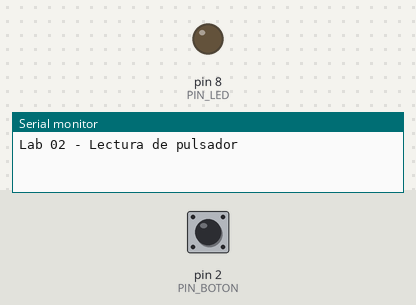
Simulated run of this sketch. Board: Arduino Uno, built with avr-gcc and run on an emulated ATmega328P. On the bench: output pins drawn as LEDs (lit = HIGH), the last lines printed to the serial monitor. Inputs (shaded band) come from the test bench; at power-on: pin 2 (PIN_BOTON) LOW.

Above: at 1.2 s.
1.3 s: pin 2 (PIN_BOTON) pulled HIGH for 0.15 s
At 1.37 s:
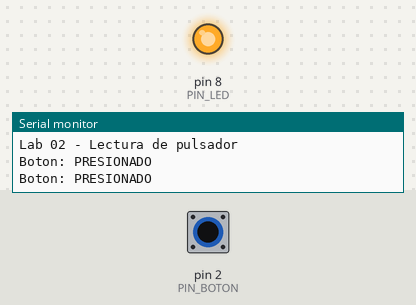
2.9 s: pin 2 (PIN_BOTON) pulled HIGH for 3.2 s
At 7.3 s:
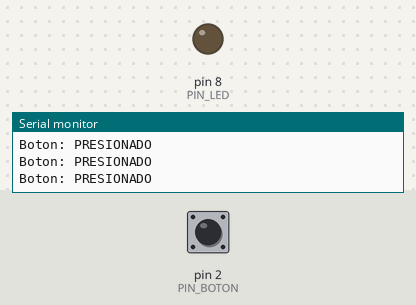
Timing chart, 0 to 8.8 s (numbered marks = the images above; inputs shaded):
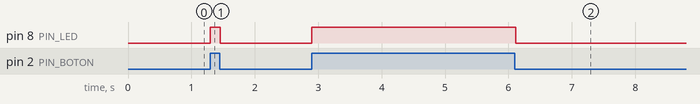

The sketch:

practica_2_pull_up_y_pull_down_1.ino
```cpp
const int PIN_BOTON = 2;    // Entrada digital
const int PIN_LED   = 8;    // Salida digital

void setup() {
    // Entrada normal (requiere R pull-down externa)
    pinMode(PIN_BOTON, INPUT);
    pinMode(PIN_LED, OUTPUT);
    Serial.begin(9600);
    Serial.println("Lab 02 - Lectura de pulsador");
}

void loop() {
    int estado = digitalRead(PIN_BOTON);

    if (estado == HIGH) {
        digitalWrite(PIN_LED, HIGH);
        Serial.println("Boton: PRESIONADO");
    } else {
        digitalWrite(PIN_LED, LOW);
    }
    delay(50);
}
```

Measured:
- after the input at 1.3 s, pin 8 (PIN_LED): LOW → HIGH at once, → LOW 0.15 s later
- after the input at 2.9 s, pin 8 (PIN_LED): LOW → HIGH at once, → LOW 3.2 s later
